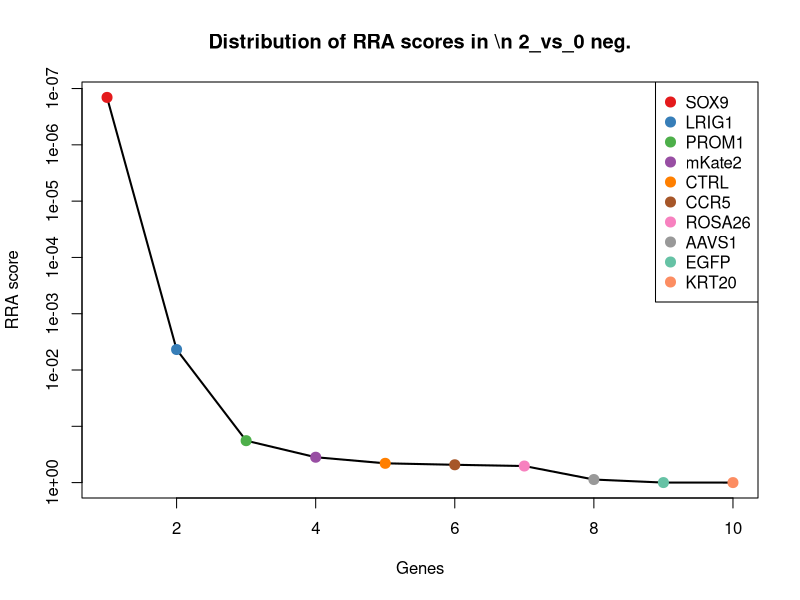
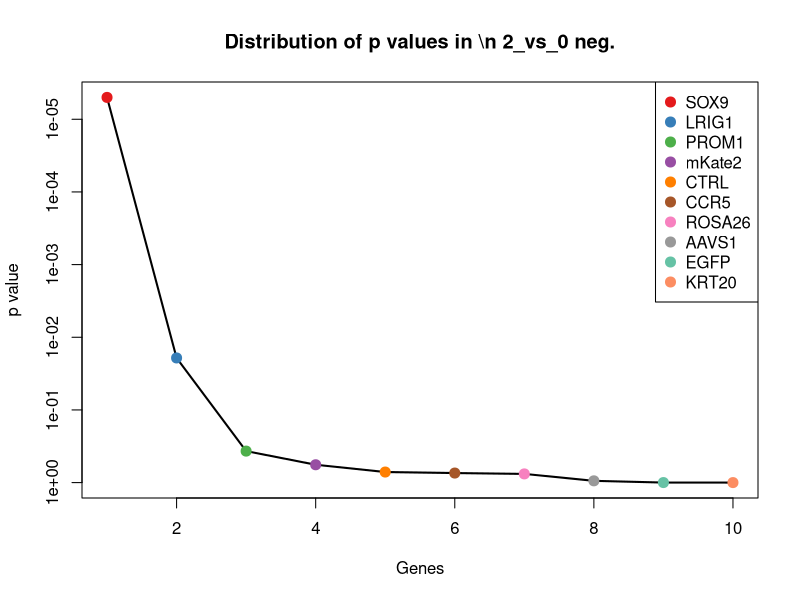
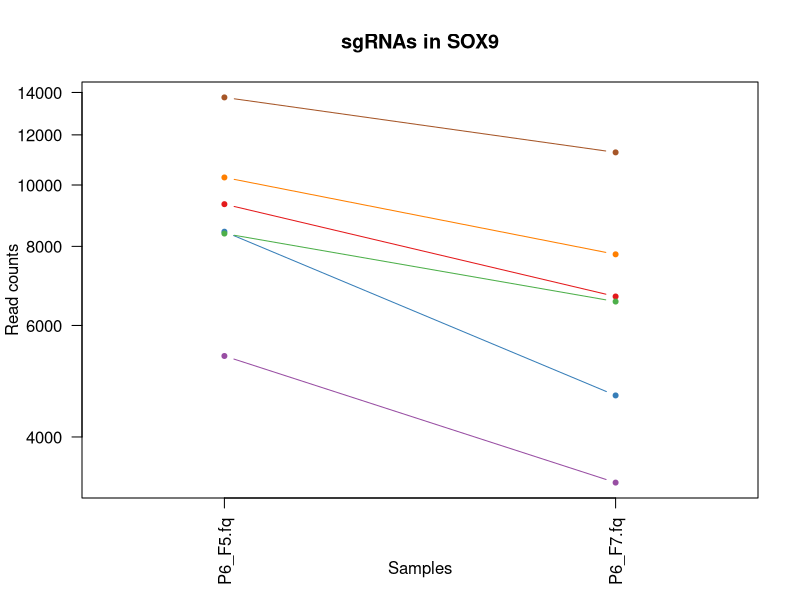
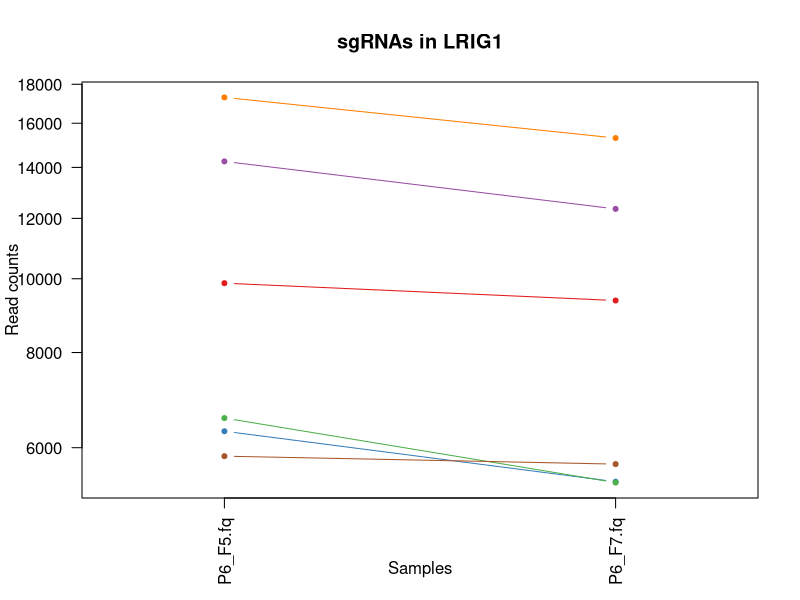
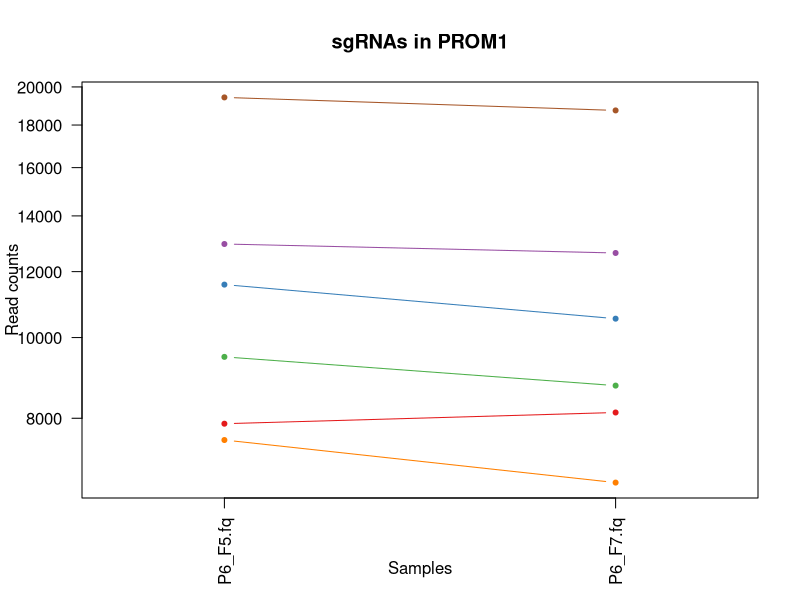
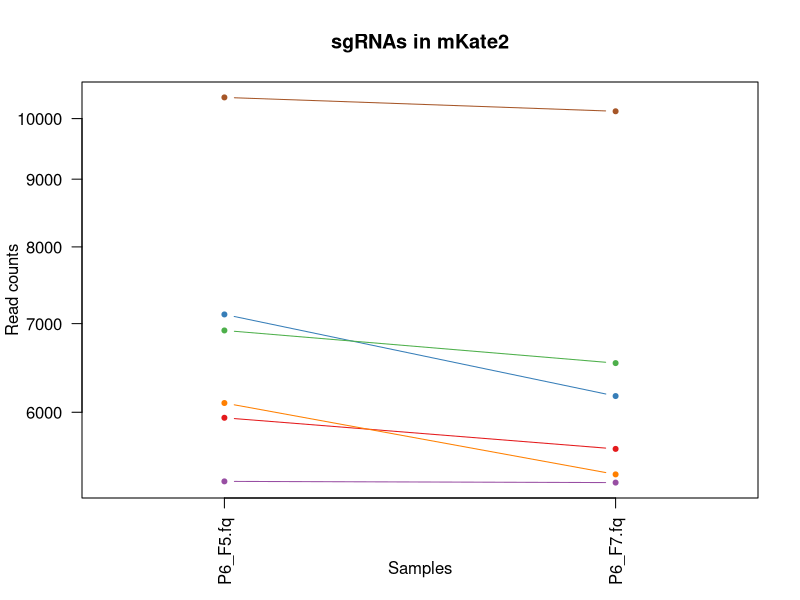
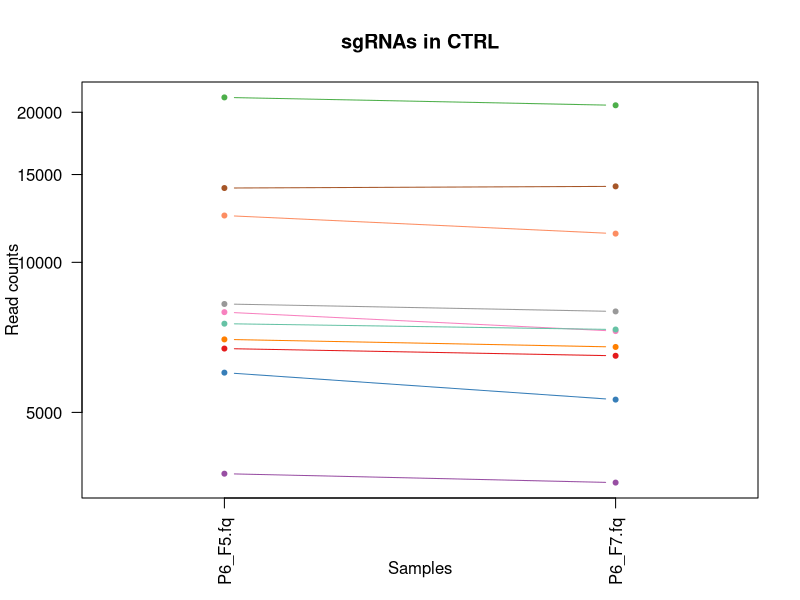
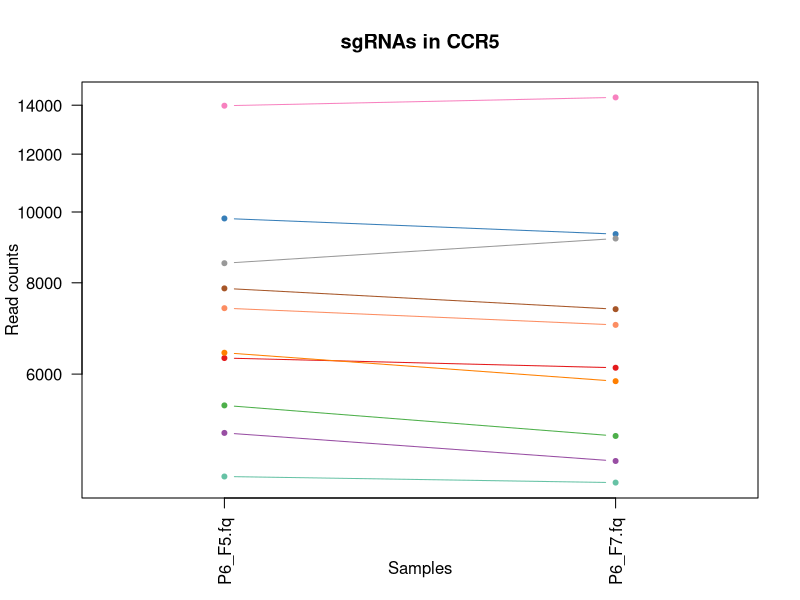

Recreate these plots in R, in order. (Note: this script raises an error after producing the figures.)
pdf(file='P6_02_day3.pdf',width=4.5,height=4.5);
gstable=read.table('P6_02_day3.gene_summary.txt',header=T)
# 
#
# parameters
# Do not modify the variables beginning with "__"

# gstablename='__GENE_SUMMARY_FILE__'
startindex=3
# outputfile='__OUTPUT_FILE__'
targetgenelist=c("SOX9","LRIG1","PROM1","mKate2","CTRL","CCR5","ROSA26","AAVS1","EGFP","KRT20")
# samplelabel=sub('.\\w+.\\w+$','',colnames(gstable)[startindex]);
samplelabel='2_vs_0 neg.'


# You need to write some codes in front of this code:
# gstable=read.table(gstablename,header=T)
# pdf(file=outputfile,width=6,height=6)


# set up color using RColorBrewer
#library(RColorBrewer)
#colors <- brewer.pal(length(targetgenelist), "Set1")

colors=c( "#E41A1C", "#377EB8", "#4DAF4A", "#984EA3", "#FF7F00",  "#A65628", "#F781BF",
          "#999999", "#66C2A5", "#FC8D62", "#8DA0CB", "#E78AC3", "#A6D854", "#FFD92F", "#E5C494", "#B3B3B3", 
          "#8DD3C7", "#FFFFB3", "#BEBADA", "#FB8072", "#80B1D3", "#FDB462", "#B3DE69", "#FCCDE5",
          "#D9D9D9", "#BC80BD", "#CCEBC5", "#FFED6F")

######
# function definition

plotrankedvalues<-function(val, tglist, ...){
  
  plot(val,log='y',ylim=c(max(val),min(val)),type='l',lwd=2, ...)
  if(length(tglist)>0){
    for(i in 1:length(tglist)){
      targetgene=tglist[i];
      tx=which(names(val)==targetgene);ty=val[targetgene];
      points(tx,ty,col=colors[(i %% length(colors)) ],cex=2,pch=20)
      # text(tx+50,ty,targetgene,col=colors[i])
    }
    legend('topright',tglist,pch=20,pt.cex = 2,cex=1,col=colors)
  }
}



plotrandvalues<-function(val,targetgenelist, ...){
  # choose the one with the best distance distribution
  
  mindiffvalue=0;
  randval=val;
  for(i in 1:20){
    randval0=sample(val)
    vindex=sort(which(names(randval0) %in% targetgenelist))
    if(max(vindex)>0.9*length(val)){
      # print('pass...')
      next;
    }
    mindiffind=min(diff(vindex));
    if (mindiffind > mindiffvalue){
      mindiffvalue=mindiffind;
      randval=randval0;
      # print(paste('Diff: ',mindiffvalue))
    }
  }
  plot(randval,log='y',ylim=c(max(randval),min(randval)),pch=20,col='grey', ...)
  
  if(length(targetgenelist)>0){
    for(i in 1:length(targetgenelist)){
      targetgene=targetgenelist[i];
      tx=which(names(randval)==targetgene);ty=randval[targetgene];
      points(tx,ty,col=colors[(i %% length(colors)) ],cex=2,pch=20)
      text(tx+50,ty,targetgene,col=colors[i])
    }
  }
  
}




# set.seed(1235)



pvec=gstable[,startindex]
names(pvec)=gstable[,'id']
pvec=sort(pvec);

plotrankedvalues(pvec,targetgenelist,xlab='Genes',ylab='RRA score',main=paste('Distribution of RRA scores in \\n',samplelabel))

# plotrandvalues(pvec,targetgenelist,xlab='Genes',ylab='RRA score',main=paste('Distribution of RRA scores in \\n',samplelabel))


pvec=gstable[,startindex+1]
names(pvec)=gstable[,'id']
pvec=sort(pvec);

plotrankedvalues(pvec,targetgenelist,xlab='Genes',ylab='p value',main=paste('Distribution of p values in \\n',samplelabel))

# plotrandvalues(pvec,targetgenelist,xlab='Genes',ylab='p value',main=paste('Distribution of p values in \\n',samplelabel))



# you need to write after this code:
# dev.off()






# parameters
# Do not modify the variables beginning with "__"
targetmat=list(c(9325.603637886063,6665.576182015214),c(8437.215232419407,4650.967872219327),c(8380.298983601208,6543.910957142076),c(5368.687035264379,3387.3276745714275),c(10277.094840955504,7770.632052069851),c(13750.223328622504,11258.648188605255))
targetgene="SOX9"
collabel=c("P6_F5.fq","P6_F7.fq")

# set up color using RColorBrewer
#library(RColorBrewer)
#colors <- brewer.pal(length(targetgenelist), "Set1")

colors=c( "#E41A1C", "#377EB8", "#4DAF4A", "#984EA3", "#FF7F00",  "#A65628", "#F781BF",
          "#999999", "#66C2A5", "#FC8D62", "#8DA0CB", "#E78AC3", "#A6D854", "#FFD92F", "#E5C494", "#B3B3B3", 
          "#8DD3C7", "#FFFFB3", "#BEBADA", "#FB8072", "#80B1D3", "#FDB462", "#B3DE69", "#FCCDE5",
          "#D9D9D9", "#BC80BD", "#CCEBC5", "#FFED6F")


## code

targetmatvec=unlist(targetmat)+1
yrange=range(targetmatvec[targetmatvec>0]);
# yrange[1]=1; # set the minimum value to 1
for(i in 1:length(targetmat)){
  vali=targetmat[[i]]+1;
  if(i==1){
    plot(1:length(vali),vali,type='b',las=1,pch=20,main=paste('sgRNAs in',targetgene),ylab='Read counts',xlab='Samples',xlim=c(0.7,length(vali)+0.3),ylim = yrange,col=colors[(i %% length(colors))],xaxt='n',log='y')
    axis(1,at=1:length(vali),labels=(collabel),las=2)
    # lines(0:100,rep(1,101),col='black');
  }else{
    lines(1:length(vali),vali,type='b',pch=20,col=colors[(i %% length(colors))])
  }
}




# parameters
# Do not modify the variables beginning with "__"
targetmat=list(c(9865.070691902027,9361.509751100672),c(6305.330521250813,5412.8439010800785),c(6561.453640932704,5398.579702301849),c(14255.045709444783,12347.76171884893),c(17297.590401704547,15298.772724909793),c(5847.525911191394,5709.035793357441))
targetgene="LRIG1"
collabel=c("P6_F5.fq","P6_F7.fq")

# set up color using RColorBrewer
#library(RColorBrewer)
#colors <- brewer.pal(length(targetgenelist), "Set1")

colors=c( "#E41A1C", "#377EB8", "#4DAF4A", "#984EA3", "#FF7F00",  "#A65628", "#F781BF",
          "#999999", "#66C2A5", "#FC8D62", "#8DA0CB", "#E78AC3", "#A6D854", "#FFD92F", "#E5C494", "#B3B3B3", 
          "#8DD3C7", "#FFFFB3", "#BEBADA", "#FB8072", "#80B1D3", "#FDB462", "#B3DE69", "#FCCDE5",
          "#D9D9D9", "#BC80BD", "#CCEBC5", "#FFED6F")


## code

targetmatvec=unlist(targetmat)+1
yrange=range(targetmatvec[targetmatvec>0]);
# yrange[1]=1; # set the minimum value to 1
for(i in 1:length(targetmat)){
  vali=targetmat[[i]]+1;
  if(i==1){
    plot(1:length(vali),vali,type='b',las=1,pch=20,main=paste('sgRNAs in',targetgene),ylab='Read counts',xlab='Samples',xlim=c(0.7,length(vali)+0.3),ylim = yrange,col=colors[(i %% length(colors))],xaxt='n',log='y')
    axis(1,at=1:length(vali),labels=(collabel),las=2)
    # lines(0:100,rep(1,101),col='black');
  }else{
    lines(1:length(vali),vali,type='b',pch=20,col=colors[(i %% length(colors))])
  }
}




# parameters
# Do not modify the variables beginning with "__"
targetmat=list(c(7879.188532049681,8127.2370215256),c(11576.270085718721,10535.36940349736),c(9479.030047743814,8754.861767767718),c(12952.158535410814,12634.72383544626),c(7531.5044903559065,6694.94365008804),c(19428.237803116222,18741.47905356141))
targetgene="PROM1"
collabel=c("P6_F5.fq","P6_F7.fq")

# set up color using RColorBrewer
#library(RColorBrewer)
#colors <- brewer.pal(length(targetgenelist), "Set1")

colors=c( "#E41A1C", "#377EB8", "#4DAF4A", "#984EA3", "#FF7F00",  "#A65628", "#F781BF",
          "#999999", "#66C2A5", "#FC8D62", "#8DA0CB", "#E78AC3", "#A6D854", "#FFD92F", "#E5C494", "#B3B3B3", 
          "#8DD3C7", "#FFFFB3", "#BEBADA", "#FB8072", "#80B1D3", "#FDB462", "#B3DE69", "#FCCDE5",
          "#D9D9D9", "#BC80BD", "#CCEBC5", "#FFED6F")


## code

targetmatvec=unlist(targetmat)+1
yrange=range(targetmatvec[targetmatvec>0]);
# yrange[1]=1; # set the minimum value to 1
for(i in 1:length(targetmat)){
  vali=targetmat[[i]]+1;
  if(i==1){
    plot(1:length(vali),vali,type='b',las=1,pch=20,main=paste('sgRNAs in',targetgene),ylab='Read counts',xlab='Samples',xlim=c(0.7,length(vali)+0.3),ylim = yrange,col=colors[(i %% length(colors))],xaxt='n',log='y')
    axis(1,at=1:length(vali),labels=(collabel),las=2)
    # lines(0:100,rep(1,101),col='black');
  }else{
    lines(1:length(vali),vali,type='b',pch=20,col=colors[(i %% length(colors))])
  }
}




# parameters
# Do not modify the variables beginning with "__"
targetmat=list(c(5941.561452717112,5628.485023786261),c(7112.056482760925,6170.524577358999),c(6916.561541167984,6534.681181462045),c(5319.194644987685,5307.96008653427),c(6096.22517233178,5384.315503523619),c(10374.842311751976,10127.581132543257))
targetgene="mKate2"
collabel=c("P6_F5.fq","P6_F7.fq")

# set up color using RColorBrewer
#library(RColorBrewer)
#colors <- brewer.pal(length(targetgenelist), "Set1")

colors=c( "#E41A1C", "#377EB8", "#4DAF4A", "#984EA3", "#FF7F00",  "#A65628", "#F781BF",
          "#999999", "#66C2A5", "#FC8D62", "#8DA0CB", "#E78AC3", "#A6D854", "#FFD92F", "#E5C494", "#B3B3B3", 
          "#8DD3C7", "#FFFFB3", "#BEBADA", "#FB8072", "#80B1D3", "#FDB462", "#B3DE69", "#FCCDE5",
          "#D9D9D9", "#BC80BD", "#CCEBC5", "#FFED6F")


## code

targetmatvec=unlist(targetmat)+1
yrange=range(targetmatvec[targetmatvec>0]);
# yrange[1]=1; # set the minimum value to 1
for(i in 1:length(targetmat)){
  vali=targetmat[[i]]+1;
  if(i==1){
    plot(1:length(vali),vali,type='b',las=1,pch=20,main=paste('sgRNAs in',targetgene),ylab='Read counts',xlab='Samples',xlim=c(0.7,length(vali)+0.3),ylim = yrange,col=colors[(i %% length(colors))],xaxt='n',log='y')
    axis(1,at=1:length(vali),labels=(collabel),las=2)
    # lines(0:100,rep(1,101),col='black');
  }else{
    lines(1:length(vali),vali,type='b',pch=20,col=colors[(i %% length(colors))])
  }
}




# parameters
# Do not modify the variables beginning with "__"
targetmat=list(c(6713.642741033538,6493.566726160088),c(6007.138869833731,5303.764733952438),c(21419.069201996237,20653.720760360586),c(3766.3709000564118,3614.71578450674),c(7004.410533909116,6763.74743243009),c(14092.958131288611,14202.107560018821),c(7943.528639409384,7278.097658962735),c(8249.144149367969,7970.33083496507),c(7531.5044903559065,7331.798172010189),c(12412.69148139485,11417.232516198517))
targetgene="CTRL"
collabel=c("P6_F5.fq","P6_F7.fq")

# set up color using RColorBrewer
#library(RColorBrewer)
#colors <- brewer.pal(length(targetgenelist), "Set1")

colors=c( "#E41A1C", "#377EB8", "#4DAF4A", "#984EA3", "#FF7F00",  "#A65628", "#F781BF",
          "#999999", "#66C2A5", "#FC8D62", "#8DA0CB", "#E78AC3", "#A6D854", "#FFD92F", "#E5C494", "#B3B3B3", 
          "#8DD3C7", "#FFFFB3", "#BEBADA", "#FB8072", "#80B1D3", "#FDB462", "#B3DE69", "#FCCDE5",
          "#D9D9D9", "#BC80BD", "#CCEBC5", "#FFED6F")


## code

targetmatvec=unlist(targetmat)+1
yrange=range(targetmatvec[targetmatvec>0]);
# yrange[1]=1; # set the minimum value to 1
for(i in 1:length(targetmat)){
  vali=targetmat[[i]]+1;
  if(i==1){
    plot(1:length(vali),vali,type='b',las=1,pch=20,main=paste('sgRNAs in',targetgene),ylab='Read counts',xlab='Samples',xlim=c(0.7,length(vali)+0.3),ylim = yrange,col=colors[(i %% length(colors))],xaxt='n',log='y')
    axis(1,at=1:length(vali),labels=(collabel),las=2)
    # lines(0:100,rep(1,101),col='black');
  }else{
    lines(1:length(vali),vali,type='b',pch=20,col=colors[(i %% length(colors))])
  }
}




# parameters
# Do not modify the variables beginning with "__"
targetmat=list(c(6310.279760278482,6120.18034637701),c(9797.018655271573,9326.268789413281),c(5435.501762137917,4936.251847783926),c(4983.8837008630835,4562.026397484481),c(6416.6883993733745,5866.781050434337),c(7859.391575939004,7361.165640083015),c(13976.651014138379,14347.26675935022),c(8508.979198320612,9196.21285937648),c(4344.194556536814,4261.6391526252855),c(7384.264629282741,7005.399741143633))
targetgene="CCR5"
collabel=c("P6_F5.fq","P6_F7.fq")

# set up color using RColorBrewer
#library(RColorBrewer)
#colors <- brewer.pal(length(targetgenelist), "Set1")

colors=c( "#E41A1C", "#377EB8", "#4DAF4A", "#984EA3", "#FF7F00",  "#A65628", "#F781BF",
          "#999999", "#66C2A5", "#FC8D62", "#8DA0CB", "#E78AC3", "#A6D854", "#FFD92F", "#E5C494", "#B3B3B3", 
          "#8DD3C7", "#FFFFB3", "#BEBADA", "#FB8072", "#80B1D3", "#FDB462", "#B3DE69", "#FCCDE5",
          "#D9D9D9", "#BC80BD", "#CCEBC5", "#FFED6F")


## code

targetmatvec=unlist(targetmat)+1
yrange=range(targetmatvec[targetmatvec>0]);
# yrange[1]=1; # set the minimum value to 1
for(i in 1:length(targetmat)){
  vali=targetmat[[i]]+1;
  if(i==1){
    plot(1:length(vali),vali,type='b',las=1,pch=20,main=paste('sgRNAs in',targetgene),ylab='Read counts',xlab='Samples',xlim=c(0.7,length(vali)+0.3),ylim = yrange,col=colors[(i %% length(colors))],xaxt='n',log='y')
    axis(1,at=1:length(vali),labels=(collabel),las=2)
    # lines(0:100,rep(1,101),col='black');
  }else{
    lines(1:length(vali),vali,type='b',pch=20,col=colors[(i %% length(colors))])
  }
}




# parameters
# Do not modify the variables beginning with "__"
targetmat=list(c(20674.208728331992,20751.892010775464),c(8209.550237146614,8075.214649510878),c(12547.55824489884,11439.88742014041),c(10218.941282380389,8876.526992640855),c(7718.338263650426,7899.848911590287),c(9965.292782212333,10976.720495106121),c(11379.537834368863,11335.84267611097),c(5603.775889078675,5866.781050434337),c(3408.7883803072978,3198.536808388972),c(11070.210395139526,10376.785075904098))
targetgene="ROSA26"
collabel=c("P6_F5.fq","P6_F7.fq")

# set up color using RColorBrewer
#library(RColorBrewer)
#colors <- brewer.pal(length(targetgenelist), "Set1")

colors=c( "#E41A1C", "#377EB8", "#4DAF4A", "#984EA3", "#FF7F00",  "#A65628", "#F781BF",
          "#999999", "#66C2A5", "#FC8D62", "#8DA0CB", "#E78AC3", "#A6D854", "#FFD92F", "#E5C494", "#B3B3B3", 
          "#8DD3C7", "#FFFFB3", "#BEBADA", "#FB8072", "#80B1D3", "#FDB462", "#B3DE69", "#FCCDE5",
          "#D9D9D9", "#BC80BD", "#CCEBC5", "#FFED6F")


## code

targetmatvec=unlist(targetmat)+1
yrange=range(targetmatvec[targetmatvec>0]);
# yrange[1]=1; # set the minimum value to 1
for(i in 1:length(targetmat)){
  vali=targetmat[[i]]+1;
  if(i==1){
    plot(1:length(vali),vali,type='b',las=1,pch=20,main=paste('sgRNAs in',targetgene),ylab='Read counts',xlab='Samples',xlim=c(0.7,length(vali)+0.3),ylim = yrange,col=colors[(i %% length(colors))],xaxt='n',log='y')
    axis(1,at=1:length(vali),labels=(collabel),las=2)
    # lines(0:100,rep(1,101),col='black');
  }else{
    lines(1:length(vali),vali,type='b',pch=20,col=colors[(i %% length(colors))])
  }
}




# parameters
# Do not modify the variables beginning with "__"
targetmat=list(c(11137.025122013063,10688.080237476057),c(5674.302545222965,6340.0168216650245),c(7821.034973474566,7466.049454628824),c(4719.099412882771,4433.648608480412),c(8197.17713957744,7526.462531807209),c(2529.061143139062,2369.535138218903),c(6380.806416422771,6220.02973782462),c(11922.716817655579,11203.269534525067),c(3241.7515631234555,3407.4653669642225),c(4532.265639588251,4309.466172058174))
targetgene="AAVS1"
collabel=c("P6_F5.fq","P6_F7.fq")

# set up color using RColorBrewer
#library(RColorBrewer)
#colors <- brewer.pal(length(targetgenelist), "Set1")

colors=c( "#E41A1C", "#377EB8", "#4DAF4A", "#984EA3", "#FF7F00",  "#A65628", "#F781BF",
          "#999999", "#66C2A5", "#FC8D62", "#8DA0CB", "#E78AC3", "#A6D854", "#FFD92F", "#E5C494", "#B3B3B3", 
          "#8DD3C7", "#FFFFB3", "#BEBADA", "#FB8072", "#80B1D3", "#FDB462", "#B3DE69", "#FCCDE5",
          "#D9D9D9", "#BC80BD", "#CCEBC5", "#FFED6F")


## code

targetmatvec=unlist(targetmat)+1
yrange=range(targetmatvec[targetmatvec>0]);
# yrange[1]=1; # set the minimum value to 1
for(i in 1:length(targetmat)){
  vali=targetmat[[i]]+1;
  if(i==1){
    plot(1:length(vali),vali,type='b',las=1,pch=20,main=paste('sgRNAs in',targetgene),ylab='Read counts',xlab='Samples',xlim=c(0.7,length(vali)+0.3),ylim = yrange,col=colors[(i %% length(colors))],xaxt='n',log='y')
    axis(1,at=1:length(vali),labels=(collabel),las=2)
    # lines(0:100,rep(1,101),col='black');
  }else{
    lines(1:length(vali),vali,type='b',pch=20,col=colors[(i %% length(colors))])
  }
}




# parameters
# Do not modify the variables beginning with "__"
targetmat=list(c(3689.657695127536,9692.942605065427),c(6349.873672499837,11384.508766060224),c(4487.722488339226,5801.333550157753),c(4052.1894539043196,6356.798231992354),c(5991.053842993806,10970.007930975189),c(12376.809498444247,12309.164475096071))
targetgene="EGFP"
collabel=c("P6_F5.fq","P6_F7.fq")

# set up color using RColorBrewer
#library(RColorBrewer)
#colors <- brewer.pal(length(targetgenelist), "Set1")

colors=c( "#E41A1C", "#377EB8", "#4DAF4A", "#984EA3", "#FF7F00",  "#A65628", "#F781BF",
          "#999999", "#66C2A5", "#FC8D62", "#8DA0CB", "#E78AC3", "#A6D854", "#FFD92F", "#E5C494", "#B3B3B3", 
          "#8DD3C7", "#FFFFB3", "#BEBADA", "#FB8072", "#80B1D3", "#FDB462", "#B3DE69", "#FCCDE5",
          "#D9D9D9", "#BC80BD", "#CCEBC5", "#FFED6F")


## code

targetmatvec=unlist(targetmat)+1
yrange=range(targetmatvec[targetmatvec>0]);
# yrange[1]=1; # set the minimum value to 1
for(i in 1:length(targetmat)){
  vali=targetmat[[i]]+1;
  if(i==1){
    plot(1:length(vali),vali,type='b',las=1,pch=20,main=paste('sgRNAs in',targetgene),ylab='Read counts',xlab='Samples',xlim=c(0.7,length(vali)+0.3),ylim = yrange,col=colors[(i %% length(colors))],xaxt='n',log='y')
    axis(1,at=1:length(vali),labels=(collabel),las=2)
    # lines(0:100,rep(1,101),col='black');
  }else{
    lines(1:length(vali),vali,type='b',pch=20,col=colors[(i %% length(colors))])
  }
}




# parameters
# Do not modify the variables beginning with "__"
targetmat=list(c(3621.605658497082,7351.935864402984),c(6502.062772600671,9773.493374636608),c(4523.604471289829,8343.717214748149),c(2265.5141649156667,3491.3724186008694),c(7577.2849513618485,12480.33486043483),c(4665.895093335324,6312.327494624931))
targetgene="KRT20"
collabel=c("P6_F5.fq","P6_F7.fq")

# set up color using RColorBrewer
#library(RColorBrewer)
#colors <- brewer.pal(length(targetgenelist), "Set1")

colors=c( "#E41A1C", "#377EB8", "#4DAF4A", "#984EA3", "#FF7F00",  "#A65628", "#F781BF",
          "#999999", "#66C2A5", "#FC8D62", "#8DA0CB", "#E78AC3", "#A6D854", "#FFD92F", "#E5C494", "#B3B3B3", 
          "#8DD3C7", "#FFFFB3", "#BEBADA", "#FB8072", "#80B1D3", "#FDB462", "#B3DE69", "#FCCDE5",
          "#D9D9D9", "#BC80BD", "#CCEBC5", "#FFED6F")


## code

targetmatvec=unlist(targetmat)+1
yrange=range(targetmatvec[targetmatvec>0]);
# yrange[1]=1; # set the minimum value to 1
for(i in 1:length(targetmat)){
  vali=targetmat[[i]]+1;
  if(i==1){
    plot(1:length(vali),vali,type='b',las=1,pch=20,main=paste('sgRNAs in',targetgene),ylab='Read counts',xlab='Samples',xlim=c(0.7,length(vali)+0.3),ylim = yrange,col=colors[(i %% length(colors))],xaxt='n',log='y')
    axis(1,at=1:length(vali),labels=(collabel),las=2)
    # lines(0:100,rep(1,101),col='black');
  }else{
    lines(1:length(vali),vali,type='b',pch=20,col=colors[(i %% length(colors))])
  }
}



# 
#
# parameters
# Do not modify the variables beginning with "__"

# gstablename='__GENE_SUMMARY_FILE__'
startindex=9
# outputfile='__OUTPUT_FILE__'
targetgenelist=c("KRT20","EGFP","PROM1","ROSA26","AAVS1","CCR5","mKate2","LRIG1","CTRL","SOX9")
# samplelabel=sub('.\\w+.\\w+$','',colnames(gstable)[startindex]);
samplelabel='2_vs_0 pos.'


# You need to write some codes in front of this code:
# gstable=read.table(gstablename,header=T)
# pdf(file=outputfile,width=6,height=6)


# set up color using RColorBrewer
#library(RColorBrewer)
#colors <- brewer.pal(length(targetgenelist), "Set1")

colors=c( "#E41A1C", "#377EB8", "#4DAF4A", "#984EA3", "#FF7F00",  "#A65628", "#F781BF",
          "#999999", "#66C2A5", "#FC8D62", "#8DA0CB", "#E78AC3", "#A6D854", "#FFD92F", "#E5C494", "#B3B3B3", 
          "#8DD3C7", "#FFFFB3", "#BEBADA", "#FB8072", "#80B1D3", "#FDB462", "#B3DE69", "#FCCDE5",
          "#D9D9D9", "#BC80BD", "#CCEBC5", "#FFED6F")

######
# function definition

plotrankedvalues<-function(val, tglist, ...){
  
  plot(val,log='y',ylim=c(max(val),min(val)),type='l',lwd=2, ...)
  if(length(tglist)>0){
    for(i in 1:length(tglist)){
      targetgene=tglist[i];
      tx=which(names(val)==targetgene);ty=val[targetgene];
      points(tx,ty,col=colors[(i %% length(colors)) ],cex=2,pch=20)
      # text(tx+50,ty,targetgene,col=colors[i])
    }
    legend('topright',tglist,pch=20,pt.cex = 2,cex=1,col=colors)
  }
}



plotrandvalues<-function(val,targetgenelist, ...){
  # choose the one with the best distance distribution
  
  mindiffvalue=0;
  randval=val;
  for(i in 1:20){
    randval0=sample(val)
    vindex=sort(which(names(randval0) %in% targetgenelist))
    if(max(vindex)>0.9*length(val)){
      # print('pass...')
      next;
    }
    mindiffind=min(diff(vindex));
    if (mindiffind > mindiffvalue){
      mindiffvalue=mindiffind;
      randval=randval0;
      # print(paste('Diff: ',mindiffvalue))
    }
  }
  plot(randval,log='y',ylim=c(max(randval),min(randval)),pch=20,col='grey', ...)
  
  if(length(targetgenelist)>0){
    for(i in 1:length(targetgenelist)){
      targetgene=targetgenelist[i];
      tx=which(names(randval)==targetgene);ty=randval[targetgene];
      points(tx,ty,col=colors[(i %% length(colors)) ],cex=2,pch=20)
      text(tx+50,ty,targetgene,col=colors[i])
    }
  }
  
}




# set.seed(1235)



pvec=gstable[,startindex]
names(pvec)=gstable[,'id']
pvec=sort(pvec);

plotrankedvalues(pvec,targetgenelist,xlab='Genes',ylab='RRA score',main=paste('Distribution of RRA scores in \\n',samplelabel))

# plotrandvalues(pvec,targetgenelist,xlab='Genes',ylab='RRA score',main=paste('Distribution of RRA scores in \\n',samplelabel))


pvec=gstable[,startindex+1]
names(pvec)=gstable[,'id']
pvec=sort(pvec);

plotrankedvalues(pvec,targetgenelist,xlab='Genes',ylab='p value',main=paste('Distribution of p values in \\n',samplelabel))

# plotrandvalues(pvec,targetgenelist,xlab='Genes',ylab='p value',main=paste('Distribution of p values in \\n',samplelabel))



# you need to write after this code:
# dev.off()






# parameters
# Do not modify the variables beginning with "__"
targetmat=list(c(3621.605658497082,7351.935864402984),c(6502.062772600671,9773.493374636608),c(4523.604471289829,8343.717214748149),c(2265.5141649156667,3491.3724186008694),c(7577.2849513618485,12480.33486043483),c(4665.895093335324,6312.327494624931))
targetgene="KRT20"
collabel=c("P6_F5.fq","P6_F7.fq")

# set up color using RColorBrewer
#library(RColorBrewer)
#colors <- brewer.pal(length(targetgenelist), "Set1")

colors=c( "#E41A1C", "#377EB8", "#4DAF4A", "#984EA3", "#FF7F00",  "#A65628", "#F781BF",
          "#999999", "#66C2A5", "#FC8D62", "#8DA0CB", "#E78AC3", "#A6D854", "#FFD92F", "#E5C494", "#B3B3B3", 
          "#8DD3C7", "#FFFFB3", "#BEBADA", "#FB8072", "#80B1D3", "#FDB462", "#B3DE69", "#FCCDE5",
          "#D9D9D9", "#BC80BD", "#CCEBC5", "#FFED6F")


## code

targetmatvec=unlist(targetmat)+1
yrange=range(targetmatvec[targetmatvec>0]);
# yrange[1]=1; # set the minimum value to 1
for(i in 1:length(targetmat)){
  vali=targetmat[[i]]+1;
  if(i==1){
    plot(1:length(vali),vali,type='b',las=1,pch=20,main=paste('sgRNAs in',targetgene),ylab='Read counts',xlab='Samples',xlim=c(0.7,length(vali)+0.3),ylim = yrange,col=colors[(i %% length(colors))],xaxt='n',log='y')
    axis(1,at=1:length(vali),labels=(collabel),las=2)
    # lines(0:100,rep(1,101),col='black');
  }else{
    lines(1:length(vali),vali,type='b',pch=20,col=colors[(i %% length(colors))])
  }
}




# parameters
# Do not modify the variables beginning with "__"
targetmat=list(c(3689.657695127536,9692.942605065427),c(6349.873672499837,11384.508766060224),c(4487.722488339226,5801.333550157753),c(4052.1894539043196,6356.798231992354),c(5991.053842993806,10970.007930975189),c(12376.809498444247,12309.164475096071))
targetgene="EGFP"
collabel=c("P6_F5.fq","P6_F7.fq")

# set up color using RColorBrewer
#library(RColorBrewer)
#colors <- brewer.pal(length(targetgenelist), "Set1")

colors=c( "#E41A1C", "#377EB8", "#4DAF4A", "#984EA3", "#FF7F00",  "#A65628", "#F781BF",
          "#999999", "#66C2A5", "#FC8D62", "#8DA0CB", "#E78AC3", "#A6D854", "#FFD92F", "#E5C494", "#B3B3B3", 
          "#8DD3C7", "#FFFFB3", "#BEBADA", "#FB8072", "#80B1D3", "#FDB462", "#B3DE69", "#FCCDE5",
          "#D9D9D9", "#BC80BD", "#CCEBC5", "#FFED6F")


## code

targetmatvec=unlist(targetmat)+1
yrange=range(targetmatvec[targetmatvec>0]);
# yrange[1]=1; # set the minimum value to 1
for(i in 1:length(targetmat)){
  vali=targetmat[[i]]+1;
  if(i==1){
    plot(1:length(vali),vali,type='b',las=1,pch=20,main=paste('sgRNAs in',targetgene),ylab='Read counts',xlab='Samples',xlim=c(0.7,length(vali)+0.3),ylim = yrange,col=colors[(i %% length(colors))],xaxt='n',log='y')
    axis(1,at=1:length(vali),labels=(collabel),las=2)
    # lines(0:100,rep(1,101),col='black');
  }else{
    lines(1:length(vali),vali,type='b',pch=20,col=colors[(i %% length(colors))])
  }
}




# parameters
# Do not modify the variables beginning with "__"
targetmat=list(c(7879.188532049681,8127.2370215256),c(11576.270085718721,10535.36940349736),c(9479.030047743814,8754.861767767718),c(12952.158535410814,12634.72383544626),c(7531.5044903559065,6694.94365008804),c(19428.237803116222,18741.47905356141))
targetgene="PROM1"
collabel=c("P6_F5.fq","P6_F7.fq")

# set up color using RColorBrewer
#library(RColorBrewer)
#colors <- brewer.pal(length(targetgenelist), "Set1")

colors=c( "#E41A1C", "#377EB8", "#4DAF4A", "#984EA3", "#FF7F00",  "#A65628", "#F781BF",
          "#999999", "#66C2A5", "#FC8D62", "#8DA0CB", "#E78AC3", "#A6D854", "#FFD92F", "#E5C494", "#B3B3B3", 
          "#8DD3C7", "#FFFFB3", "#BEBADA", "#FB8072", "#80B1D3", "#FDB462", "#B3DE69", "#FCCDE5",
          "#D9D9D9", "#BC80BD", "#CCEBC5", "#FFED6F")


## code

targetmatvec=unlist(targetmat)+1
yrange=range(targetmatvec[targetmatvec>0]);
# yrange[1]=1; # set the minimum value to 1
for(i in 1:length(targetmat)){
  vali=targetmat[[i]]+1;
  if(i==1){
    plot(1:length(vali),vali,type='b',las=1,pch=20,main=paste('sgRNAs in',targetgene),ylab='Read counts',xlab='Samples',xlim=c(0.7,length(vali)+0.3),ylim = yrange,col=colors[(i %% length(colors))],xaxt='n',log='y')
    axis(1,at=1:length(vali),labels=(collabel),las=2)
    # lines(0:100,rep(1,101),col='black');
  }else{
    lines(1:length(vali),vali,type='b',pch=20,col=colors[(i %% length(colors))])
  }
}




# parameters
# Do not modify the variables beginning with "__"
targetmat=list(c(20674.208728331992,20751.892010775464),c(8209.550237146614,8075.214649510878),c(12547.55824489884,11439.88742014041),c(10218.941282380389,8876.526992640855),c(7718.338263650426,7899.848911590287),c(9965.292782212333,10976.720495106121),c(11379.537834368863,11335.84267611097),c(5603.775889078675,5866.781050434337),c(3408.7883803072978,3198.536808388972),c(11070.210395139526,10376.785075904098))
targetgene="ROSA26"
collabel=c("P6_F5.fq","P6_F7.fq")

# set up color using RColorBrewer
#library(RColorBrewer)
#colors <- brewer.pal(length(targetgenelist), "Set1")

colors=c( "#E41A1C", "#377EB8", "#4DAF4A", "#984EA3", "#FF7F00",  "#A65628", "#F781BF",
          "#999999", "#66C2A5", "#FC8D62", "#8DA0CB", "#E78AC3", "#A6D854", "#FFD92F", "#E5C494", "#B3B3B3", 
          "#8DD3C7", "#FFFFB3", "#BEBADA", "#FB8072", "#80B1D3", "#FDB462", "#B3DE69", "#FCCDE5",
          "#D9D9D9", "#BC80BD", "#CCEBC5", "#FFED6F")


## code

targetmatvec=unlist(targetmat)+1
yrange=range(targetmatvec[targetmatvec>0]);
# yrange[1]=1; # set the minimum value to 1
for(i in 1:length(targetmat)){
  vali=targetmat[[i]]+1;
  if(i==1){
    plot(1:length(vali),vali,type='b',las=1,pch=20,main=paste('sgRNAs in',targetgene),ylab='Read counts',xlab='Samples',xlim=c(0.7,length(vali)+0.3),ylim = yrange,col=colors[(i %% length(colors))],xaxt='n',log='y')
    axis(1,at=1:length(vali),labels=(collabel),las=2)
    # lines(0:100,rep(1,101),col='black');
  }else{
    lines(1:length(vali),vali,type='b',pch=20,col=colors[(i %% length(colors))])
  }
}




# parameters
# Do not modify the variables beginning with "__"
targetmat=list(c(11137.025122013063,10688.080237476057),c(5674.302545222965,6340.0168216650245),c(7821.034973474566,7466.049454628824),c(4719.099412882771,4433.648608480412),c(8197.17713957744,7526.462531807209),c(2529.061143139062,2369.535138218903),c(6380.806416422771,6220.02973782462),c(11922.716817655579,11203.269534525067),c(3241.7515631234555,3407.4653669642225),c(4532.265639588251,4309.466172058174))
targetgene="AAVS1"
collabel=c("P6_F5.fq","P6_F7.fq")

# set up color using RColorBrewer
#library(RColorBrewer)
#colors <- brewer.pal(length(targetgenelist), "Set1")

colors=c( "#E41A1C", "#377EB8", "#4DAF4A", "#984EA3", "#FF7F00",  "#A65628", "#F781BF",
          "#999999", "#66C2A5", "#FC8D62", "#8DA0CB", "#E78AC3", "#A6D854", "#FFD92F", "#E5C494", "#B3B3B3", 
          "#8DD3C7", "#FFFFB3", "#BEBADA", "#FB8072", "#80B1D3", "#FDB462", "#B3DE69", "#FCCDE5",
          "#D9D9D9", "#BC80BD", "#CCEBC5", "#FFED6F")


## code

targetmatvec=unlist(targetmat)+1
yrange=range(targetmatvec[targetmatvec>0]);
# yrange[1]=1; # set the minimum value to 1
for(i in 1:length(targetmat)){
  vali=targetmat[[i]]+1;
  if(i==1){
    plot(1:length(vali),vali,type='b',las=1,pch=20,main=paste('sgRNAs in',targetgene),ylab='Read counts',xlab='Samples',xlim=c(0.7,length(vali)+0.3),ylim = yrange,col=colors[(i %% length(colors))],xaxt='n',log='y')
    axis(1,at=1:length(vali),labels=(collabel),las=2)
    # lines(0:100,rep(1,101),col='black');
  }else{
    lines(1:length(vali),vali,type='b',pch=20,col=colors[(i %% length(colors))])
  }
}




# parameters
# Do not modify the variables beginning with "__"
targetmat=list(c(6310.279760278482,6120.18034637701),c(9797.018655271573,9326.268789413281),c(5435.501762137917,4936.251847783926),c(4983.8837008630835,4562.026397484481),c(6416.6883993733745,5866.781050434337),c(7859.391575939004,7361.165640083015),c(13976.651014138379,14347.26675935022),c(8508.979198320612,9196.21285937648),c(4344.194556536814,4261.6391526252855),c(7384.264629282741,7005.399741143633))
targetgene="CCR5"
collabel=c("P6_F5.fq","P6_F7.fq")

# set up color using RColorBrewer
#library(RColorBrewer)
#colors <- brewer.pal(length(targetgenelist), "Set1")

colors=c( "#E41A1C", "#377EB8", "#4DAF4A", "#984EA3", "#FF7F00",  "#A65628", "#F781BF",
          "#999999", "#66C2A5", "#FC8D62", "#8DA0CB", "#E78AC3", "#A6D854", "#FFD92F", "#E5C494", "#B3B3B3", 
          "#8DD3C7", "#FFFFB3", "#BEBADA", "#FB8072", "#80B1D3", "#FDB462", "#B3DE69", "#FCCDE5",
          "#D9D9D9", "#BC80BD", "#CCEBC5", "#FFED6F")


## code

targetmatvec=unlist(targetmat)+1
yrange=range(targetmatvec[targetmatvec>0]);
# yrange[1]=1; # set the minimum value to 1
for(i in 1:length(targetmat)){
  vali=targetmat[[i]]+1;
  if(i==1){
    plot(1:length(vali),vali,type='b',las=1,pch=20,main=paste('sgRNAs in',targetgene),ylab='Read counts',xlab='Samples',xlim=c(0.7,length(vali)+0.3),ylim = yrange,col=colors[(i %% length(colors))],xaxt='n',log='y')
    axis(1,at=1:length(vali),labels=(collabel),las=2)
    # lines(0:100,rep(1,101),col='black');
  }else{
    lines(1:length(vali),vali,type='b',pch=20,col=colors[(i %% length(colors))])
  }
}




# parameters
# Do not modify the variables beginning with "__"
targetmat=list(c(5941.561452717112,5628.485023786261),c(7112.056482760925,6170.524577358999),c(6916.561541167984,6534.681181462045),c(5319.194644987685,5307.96008653427),c(6096.22517233178,5384.315503523619),c(10374.842311751976,10127.581132543257))
targetgene="mKate2"
collabel=c("P6_F5.fq","P6_F7.fq")

# set up color using RColorBrewer
#library(RColorBrewer)
#colors <- brewer.pal(length(targetgenelist), "Set1")

colors=c( "#E41A1C", "#377EB8", "#4DAF4A", "#984EA3", "#FF7F00",  "#A65628", "#F781BF",
          "#999999", "#66C2A5", "#FC8D62", "#8DA0CB", "#E78AC3", "#A6D854", "#FFD92F", "#E5C494", "#B3B3B3", 
          "#8DD3C7", "#FFFFB3", "#BEBADA", "#FB8072", "#80B1D3", "#FDB462", "#B3DE69", "#FCCDE5",
          "#D9D9D9", "#BC80BD", "#CCEBC5", "#FFED6F")


## code

targetmatvec=unlist(targetmat)+1
yrange=range(targetmatvec[targetmatvec>0]);
# yrange[1]=1; # set the minimum value to 1
for(i in 1:length(targetmat)){
  vali=targetmat[[i]]+1;
  if(i==1){
    plot(1:length(vali),vali,type='b',las=1,pch=20,main=paste('sgRNAs in',targetgene),ylab='Read counts',xlab='Samples',xlim=c(0.7,length(vali)+0.3),ylim = yrange,col=colors[(i %% length(colors))],xaxt='n',log='y')
    axis(1,at=1:length(vali),labels=(collabel),las=2)
    # lines(0:100,rep(1,101),col='black');
  }else{
    lines(1:length(vali),vali,type='b',pch=20,col=colors[(i %% length(colors))])
  }
}




# parameters
# Do not modify the variables beginning with "__"
targetmat=list(c(9865.070691902027,9361.509751100672),c(6305.330521250813,5412.8439010800785),c(6561.453640932704,5398.579702301849),c(14255.045709444783,12347.76171884893),c(17297.590401704547,15298.772724909793),c(5847.525911191394,5709.035793357441))
targetgene="LRIG1"
collabel=c("P6_F5.fq","P6_F7.fq")

# set up color using RColorBrewer
#library(RColorBrewer)
#colors <- brewer.pal(length(targetgenelist), "Set1")

colors=c( "#E41A1C", "#377EB8", "#4DAF4A", "#984EA3", "#FF7F00",  "#A65628", "#F781BF",
          "#999999", "#66C2A5", "#FC8D62", "#8DA0CB", "#E78AC3", "#A6D854", "#FFD92F", "#E5C494", "#B3B3B3", 
          "#8DD3C7", "#FFFFB3", "#BEBADA", "#FB8072", "#80B1D3", "#FDB462", "#B3DE69", "#FCCDE5",
          "#D9D9D9", "#BC80BD", "#CCEBC5", "#FFED6F")


## code

targetmatvec=unlist(targetmat)+1
yrange=range(targetmatvec[targetmatvec>0]);
# yrange[1]=1; # set the minimum value to 1
for(i in 1:length(targetmat)){
  vali=targetmat[[i]]+1;
  if(i==1){
    plot(1:length(vali),vali,type='b',las=1,pch=20,main=paste('sgRNAs in',targetgene),ylab='Read counts',xlab='Samples',xlim=c(0.7,length(vali)+0.3),ylim = yrange,col=colors[(i %% length(colors))],xaxt='n',log='y')
    axis(1,at=1:length(vali),labels=(collabel),las=2)
    # lines(0:100,rep(1,101),col='black');
  }else{
    lines(1:length(vali),vali,type='b',pch=20,col=colors[(i %% length(colors))])
  }
}




# parameters
# Do not modify the variables beginning with "__"
targetmat=list(c(6713.642741033538,6493.566726160088),c(6007.138869833731,5303.764733952438),c(21419.069201996237,20653.720760360586),c(3766.3709000564118,3614.71578450674),c(7004.410533909116,6763.74743243009),c(14092.958131288611,14202.107560018821),c(7943.528639409384,7278.097658962735),c(8249.144149367969,7970.33083496507),c(7531.5044903559065,7331.798172010189),c(12412.69148139485,11417.232516198517))
targetgene="CTRL"
collabel=c("P6_F5.fq","P6_F7.fq")

# set up color using RColorBrewer
#library(RColorBrewer)
#colors <- brewer.pal(length(targetgenelist), "Set1")

colors=c( "#E41A1C", "#377EB8", "#4DAF4A", "#984EA3", "#FF7F00",  "#A65628", "#F781BF",
          "#999999", "#66C2A5", "#FC8D62", "#8DA0CB", "#E78AC3", "#A6D854", "#FFD92F", "#E5C494", "#B3B3B3", 
          "#8DD3C7", "#FFFFB3", "#BEBADA", "#FB8072", "#80B1D3", "#FDB462", "#B3DE69", "#FCCDE5",
          "#D9D9D9", "#BC80BD", "#CCEBC5", "#FFED6F")


## code

targetmatvec=unlist(targetmat)+1
yrange=range(targetmatvec[targetmatvec>0]);
# yrange[1]=1; # set the minimum value to 1
for(i in 1:length(targetmat)){
  vali=targetmat[[i]]+1;
  if(i==1){
    plot(1:length(vali),vali,type='b',las=1,pch=20,main=paste('sgRNAs in',targetgene),ylab='Read counts',xlab='Samples',xlim=c(0.7,length(vali)+0.3),ylim = yrange,col=colors[(i %% length(colors))],xaxt='n',log='y')
    axis(1,at=1:length(vali),labels=(collabel),las=2)
    # lines(0:100,rep(1,101),col='black');
  }else{
    lines(1:length(vali),vali,type='b',pch=20,col=colors[(i %% length(colors))])
  }
}




# parameters
# Do not modify the variables beginning with "__"
targetmat=list(c(9325.603637886063,6665.576182015214),c(8437.215232419407,4650.967872219327),c(8380.298983601208,6543.910957142076),c(5368.687035264379,3387.3276745714275),c(10277.094840955504,7770.632052069851),c(13750.223328622504,11258.648188605255))
targetgene="SOX9"
collabel=c("P6_F5.fq","P6_F7.fq")

# set up color using RColorBrewer
#library(RColorBrewer)
#colors <- brewer.pal(length(targetgenelist), "Set1")

colors=c( "#E41A1C", "#377EB8", "#4DAF4A", "#984EA3", "#FF7F00",  "#A65628", "#F781BF",
          "#999999", "#66C2A5", "#FC8D62", "#8DA0CB", "#E78AC3", "#A6D854", "#FFD92F", "#E5C494", "#B3B3B3", 
          "#8DD3C7", "#FFFFB3", "#BEBADA", "#FB8072", "#80B1D3", "#FDB462", "#B3DE69", "#FCCDE5",
          "#D9D9D9", "#BC80BD", "#CCEBC5", "#FFED6F")


## code

targetmatvec=unlist(targetmat)+1
yrange=range(targetmatvec[targetmatvec>0]);
# yrange[1]=1; # set the minimum value to 1
for(i in 1:length(targetmat)){
  vali=targetmat[[i]]+1;
  if(i==1){
    plot(1:length(vali),vali,type='b',las=1,pch=20,main=paste('sgRNAs in',targetgene),ylab='Read counts',xlab='Samples',xlim=c(0.7,length(vali)+0.3),ylim = yrange,col=colors[(i %% length(colors))],xaxt='n',log='y')
    axis(1,at=1:length(vali),labels=(collabel),las=2)
    # lines(0:100,rep(1,101),col='black');
  }else{
    lines(1:length(vali),vali,type='b',pch=20,col=colors[(i %% length(colors))])
  }
}



dev.off()
Sweave("P6_02_day3_summary.Rnw");
library(tools);

texi2dvi("P6_02_day3_summary.tex",pdf=TRUE);
